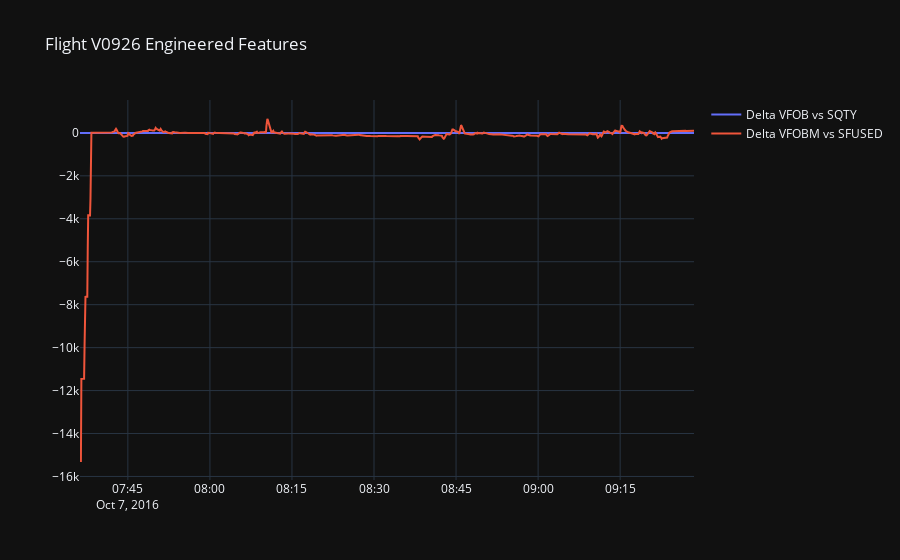

The code cell stored with this chart in its notebook:
### Code cell
fig = go.Figure()

fig.add_trace(go.Scatter(x=singleflightdata.UTC_TIME, y=singleflightdata.DELTA_VFOB_VS_SQTY, mode='lines', name='Delta VFOB vs SQTY' ))
fig.add_trace(go.Scatter(x=singleflightdata.UTC_TIME, y=singleflightdata.DELTA_VFOBM_VS_SFUSED, mode='lines', name='Delta VFOBM vs SFUSED' ))

fig.update_layout(title=f'Flight {flightIwant} Engineered Features', template='plotly_dark')

### Figure 1 — Plotly figure (JSON) as saved in the notebook; plotly's stock layout.template omitted (floating-point values rounded to 4 significant figures; data arrays with more than 128 entries replaced by an {"elided": "..."} marker saying what was removed)
{"data": [{"mode": "lines", "name": "Delta VFOB vs SQTY", "type": "scatter", "x": {"elided": "1348 str values"}, "y": {"elided": "1348 float values"}}, {"mode": "lines", "name": "Delta VFOBM vs SFUSED", "type": "scatter", "x": {"elided": "1348 str values"}, "y": {"elided": "1348 float values"}}], "layout": {"title": {"text": "Flight V0926 Engineered Features"}}}
